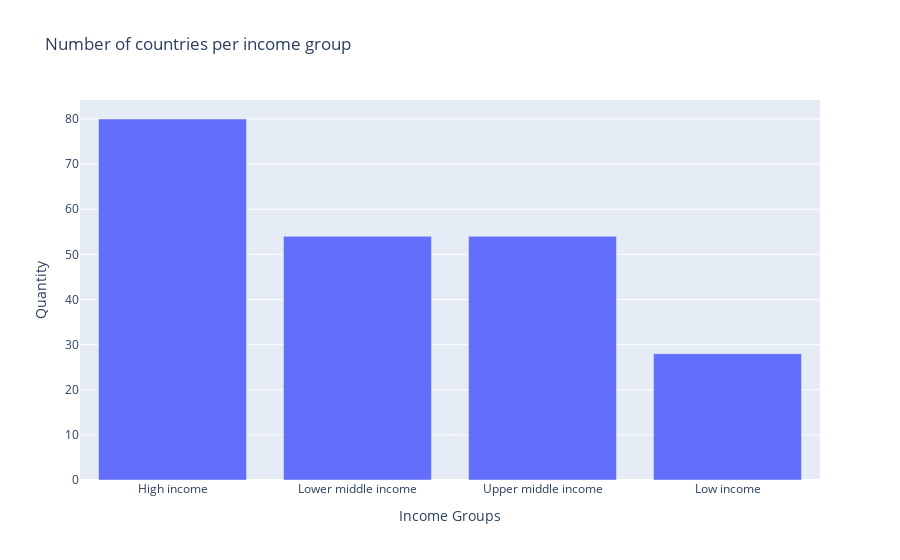

Write notebook code for a chart like this one.
### Code cell
import plotly.express as px

px.bar(y=income_group_counts, 
       x=income_group_counts.index.astype(str), 
       labels= {
       "y": "Quantity",
       "x": "Income Groups"  },
       title='Number of countries per income group')

### Figure 1 — Plotly figure (JSON) as saved in the notebook; plotly's stock layout.template omitted (floating-point values rounded to 4 significant figures)
{"data": [{"alignmentgroup": "True", "hovertemplate": "Income Groups=%{x}<br>Quantity=%{y}<extra></extra>", "legendgroup": "", "marker": {"color": "#636efa", "pattern": {"shape": ""}}, "name": "", "offsetgroup": "", "orientation": "v", "showlegend": false, "textposition": "auto", "type": "bar", "x": ["High income", "Lower middle income", "Upper middle income", "Low income"], "xaxis": "x", "y": [80, 54, 54, 28], "yaxis": "y"}], "layout": {"autosize": true, "barmode": "relative", "legend": {"tracegroupgap": 0}, "title": {"text": "Number of countries per income group"}, "xaxis": {"anchor": "y", "autorange": true, "domain": [0, 1], "range": [-0.5, 3.5], "title": {"text": "Income Groups"}, "type": "category"}, "yaxis": {"anchor": "x", "autorange": true, "domain": [0, 1], "range": [0, 84.21], "title": {"text": "Quantity"}, "type": "linear"}}}
